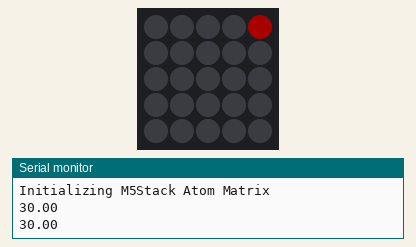
Simulated run of this sketch. Board: ESP32. Shown: 5×5 RGB LED matrix (first LED top left, wired row by row), the last lines printed to the serial monitor. Dim RGB values are drawn brighter than linear.

Above: at 0.09 s.
At 4.95 s:
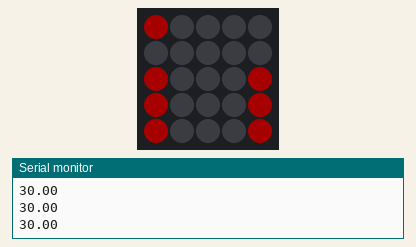
At 9.89 s:
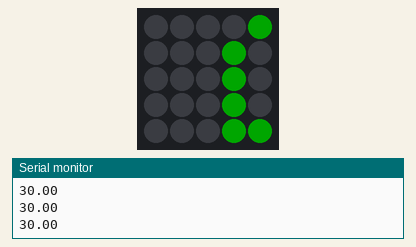
At 19.61 s:
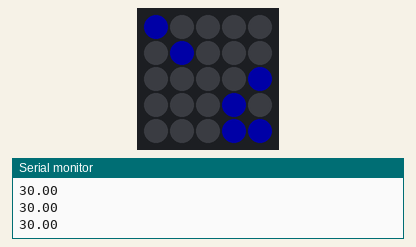
At 29.32 s:
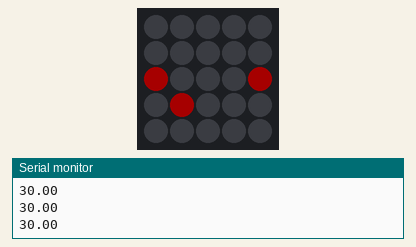
At 39.12 s:
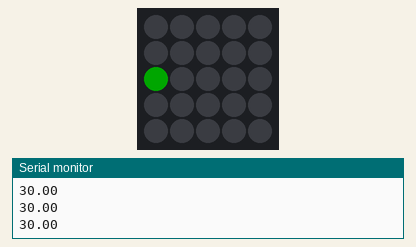

The sketch:

what_i_have_for_now__temp_clicking_.ino
```cpp
// Adafruit_NeoMatrix example for single NeoPixel Shield.
 // Scrolls 'Howdy' across the matrix in a portrait (vertical) orientation.
 #include "M5Atom.h"
 #include <Adafruit_GFX.h>
 #include <Adafruit_NeoMatrix.h>
 #include <Adafruit_NeoPixel.h>

 #define PIN 27

 // MATRIX DECLARATION:
 // Parameter 1 = width of NeoPixel matrix
 // Parameter 2 = height of matrix
 // Parameter 3 = pin number (most are valid)
 // Parameter 4 = matrix layout flags, add together as needed:
 //   NEO_MATRIX_TOP, NEO_MATRIX_BOTTOM, NEO_MATRIX_LEFT, NEO_MATRIX_RIGHT:
 //     Position of the FIRST LED in the matrix; pick two, e.g.
 //     NEO_MATRIX_TOP + NEO_MATRIX_LEFT for the top-left corner.
 //   NEO_MATRIX_ROWS, NEO_MATRIX_COLUMNS: LEDs are arranged in horizontal
 //     rows or in vertical columns, respectively; pick one or the other.
 //   NEO_MATRIX_PROGRESSIVE, NEO_MATRIX_ZIGZAG: all rows/columns proceed
 //     in the same order, or alternate lines reverse direction; pick one.
 //   See example below for these values in action.
 // Parameter 5 = pixel type flags, add together as needed:
 //   NEO_KHZ800  800 KHz bitstream (most NeoPixel products w/WS2812 LEDs)
 //   NEO_KHZ400  400 KHz (classic 'v1' (not v2) FLORA pixels, WS2811 drivers)
 //   NEO_GRB     Pixels are wired for GRB bitstream (most NeoPixel products)
 //   NEO_GRBW    Pixels are wired for GRBW bitstream (RGB+W NeoPixel products)
 //   NEO_RGB     Pixels are wired for RGB bitstream (v1 FLORA pixels, not v2)


 // Example for NeoPixel Shield.  In this application we'd like to use it
 // as a 5x8 tall matrix, with the USB port positioned at the top of the
 // Arduino.  When held that way, the first pixel is at the top right, and
 // lines are arranged in columns, progressive order.  The shield uses
 // 800 KHz (v2) pixels that expect GRB color data.

 Adafruit_NeoMatrix matrix = Adafruit_NeoMatrix(5, 5, PIN,
   NEO_MATRIX_TOP     + NEO_MATRIX_RIGHT +
   NEO_MATRIX_COLUMNS + NEO_MATRIX_PROGRESSIVE,
   NEO_GRB            + NEO_KHZ800);

 const uint16_t colors[] = {
   matrix.Color(255, 0, 0), matrix.Color(0, 255, 0), matrix.Color(0, 0, 255) };

 bool Delay();

 void setup() {
   M5.begin();
   M5.IMU.Init();
   Serial.begin(115200);
   matrix.begin();
   matrix.setTextWrap(false);
   matrix.setBrightness(40);
   matrix.setTextColor(colors[0]);
   Serial.println("Initializing M5Stack Atom Matrix");

 }

 int x = matrix.width();
 int pass = 0;
 float temp;
 int count = 0;

 void loop() {

//checking for button being pressed
  if (M5.Btn.wasPressed()) {

    //increase count but only 4 options available
    count++;
    Serial.println("Button was pressed");
  }

// checking how many time the button was pressed
  switch (count) {

    // (ii) Manual Rear strobe (RED): LEDs strobe at a predetermined interval
    case 0:
      M5.IMU.getTempData(&temp);
     Serial.println(temp);
     matrix.fillScreen(0);
     matrix.setCursor(x, 0);
     matrix.print(temp);

     if(--x < -96) {
       x = matrix.width();
       if(++pass >= 3) pass = 0;
       matrix.setTextColor(colors[pass]);
     }

     matrix.print(F("Celcius"));
     matrix.show();
     delay(80);
     break;


 //count exceeded possible click options
    default:
      M5.dis.clear();
      break;
  }

   /*Serial.println(count);*/


  //M5.Update ();
 }


  bool Delay(int num) {
  bool check_pressed = 0;
  int time_passed = 0;

  while (check_pressed != 1 && time_passed < num) {
    if (M5.Btn.wasPressed()) {
      check_pressed = 1;

    }
    delay(10);
    time_passed = time_passed + 10;
    Serial.println("This is the time passed so far");
    Serial.println(time_passed);
    Serial.println("This is the check");
    Serial.println(check_pressed);
    M5.update();
  }
  return check_pressed;
  //M5.Update ();
}
```
